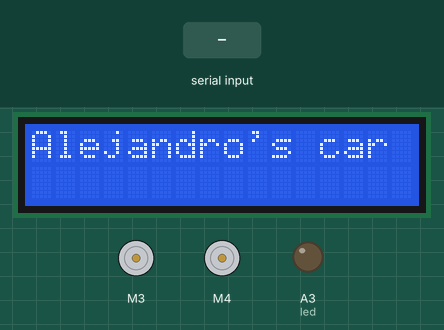
The sketch below on a simulated Arduino Uno, built with avr-gcc and run on an emulated ATmega328P. On the bench: 16×2 character LCD, 2 × DC motor (green arrow = forward, orange = backward, longer = faster), output pins drawn as LEDs (lit = HIGH). The test bench sets the inputs (shaded band). What the sketch prints to the serial monitor is not drawn.

Above: at 1.2 s.
1.3 s: "F" received over Serial
At 2.1 s:
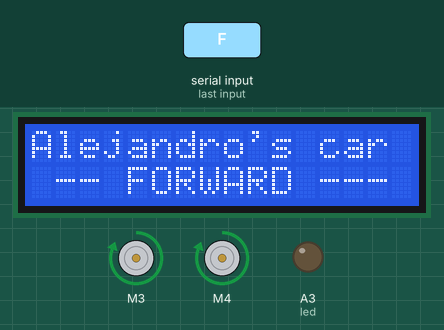
2.8 s: "B" received over Serial
At 3.3 s:
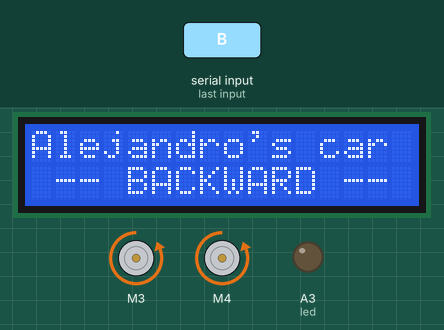
4.3 s: "L" received over Serial
At 5.5 s:
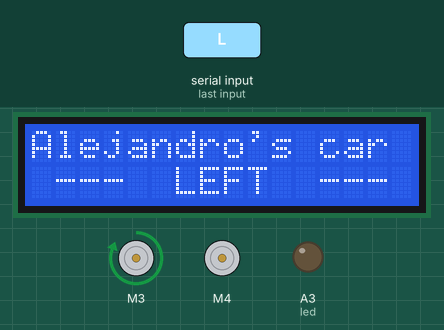
5.8 s: "R" received over Serial
At 6.7 s:
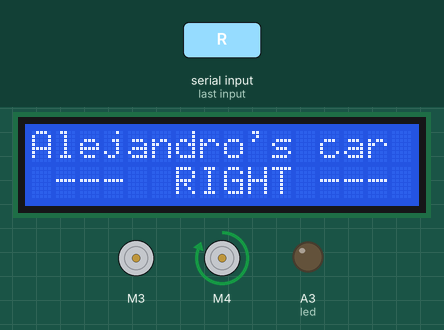
7.3 s: "W" received over Serial
At 8.5 s:
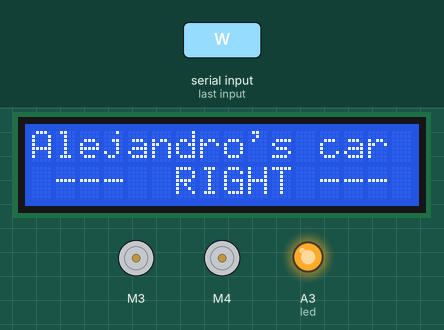
8.8 s: "w" received over Serial
At 9.7 s:
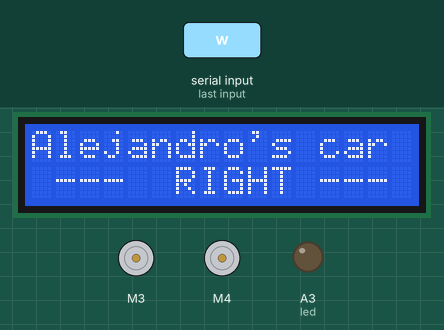
Timing chart, 0 to 11.3 s (numbered marks = the images above; inputs shaded):
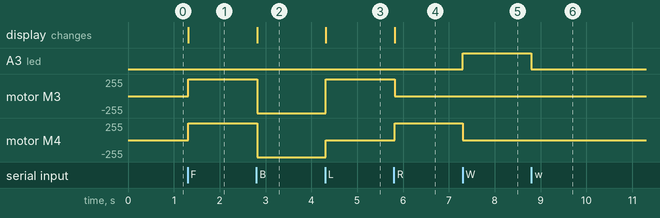

The sketch:

carBluetooth_with_LCD.ino
```cpp
//This program is used to control a robot car using a app that communicates with Arduino trough a bluetooth module
//The hardware includes an Arduino Uno, a Motor Shield v1, a Bluetooth module, an I2C LCD 1602 screen and an LED on PIN A3
#include <Wire.h>
#include <LiquidCrystal_PCF8574.h>
LiquidCrystal_PCF8574 lcd(0x27);  // set the LCD address to 0x27 for a 16 chars and 2 line display

#include <AFMotor.h>
//creates two objects to control the terminal 3 and 4 of motor shield
AF_DCMotor motor1(3);
AF_DCMotor motor2(4);

const int led =  A3;      // the number of the LED pin
char command;

void setup()
{
  Serial.begin(9600);  //Set the baud rate to your Bluetooth module.
  pinMode(led, OUTPUT);
  Wire.begin();
  Wire.beginTransmission(0x27);
  int error;
  error = Wire.endTransmission();
  Serial.print("Error: ");
  Serial.print(error);
  lcd.begin(16, 2); // initialize the lcd
  lcd.setBacklight(255);
  lcd.home(); lcd.clear();
  lcd.print("Alejandro's car ");

}

void loop(){
  if(Serial.available() > 0){
    command = Serial.read();
    Stop(); //initialize with motors stoped
    //Change pin mode only if new command is different from previous.
    //Serial.println(command);
    switch(command){
    case 'F':
      forward();
      lcd.setCursor(0, 1);
      lcd.print(" -- FORWARD --- ");
      break;
    case 'B':
      back();
      lcd.setCursor(0, 1);
      lcd.print(" -- BACKWARD -- ");
      break;
    case 'L':
      left();
      lcd.setCursor(0, 1);
      lcd.print(" ---  LEFT  --- ");
      break;
    case 'R':
      right();
      lcd.setCursor(0, 1);
      lcd.print(" ---  RIGHT --- ");
      break;
    case 'W':
      digitalWrite(led, HIGH);
      break;
    case 'w':
      digitalWrite(led, LOW);
      break;
    }
  }
}

void forward()
{
  motor1.setSpeed(255); //Define maximum velocity
  motor1.run(FORWARD); //rotate the motor clockwise
  motor2.setSpeed(255); //Define maximum velocity
  motor2.run(FORWARD); //rotate the motor clockwise
}

void back()
{
  motor1.setSpeed(255);
  motor1.run(BACKWARD); //rotate the motor counterclockwise
  motor2.setSpeed(255);
  motor2.run(BACKWARD); //rotate the motor counterclockwise
}

void left()
{
  motor1.setSpeed(255); //Define maximum velocity
  motor1.run(FORWARD); //rotate the motor clockwise
  motor2.setSpeed(0);
  motor2.run(RELEASE); //turn motor2 off
}

void right()
{
  motor1.setSpeed(0);
  motor1.run(RELEASE); //turn motor1 off
  motor2.setSpeed(255); //Define maximum velocity
  motor2.run(FORWARD); //rotate the motor clockwise
}

void Stop()
{
  motor1.setSpeed(0);
  motor2.run(RELEASE); //turn motor1 off
  motor2.setSpeed(0);
  motor2.run(RELEASE); //turn motor2 off
}
```

Measured:
- after the input at 1.3 s, motor M3, motor M4: stopped → forward 255/255 at once; the display: changes at once (image 1)
- after the input at 2.8 s, motor M3, motor M4: forward 255/255 → backward 255/255 at once; the display: changes at once (image 2)
- after the input at 4.3 s, motor M3: backward 255/255 → forward 255/255 at once; motor M4: backward 255/255 → stopped at once; the display: changes at once (image 3)
- after the input at 5.8 s, motor M3: forward 255/255 → stopped at once; motor M4: stopped → forward 255/255 at once; the display: changes at once (image 4)
- after the input at 7.3 s, A3 (led): LOW → HIGH at once; motor M4: forward 255/255 → stopped at once
- after the input at 8.8 s, A3 (led): HIGH → LOW at once
